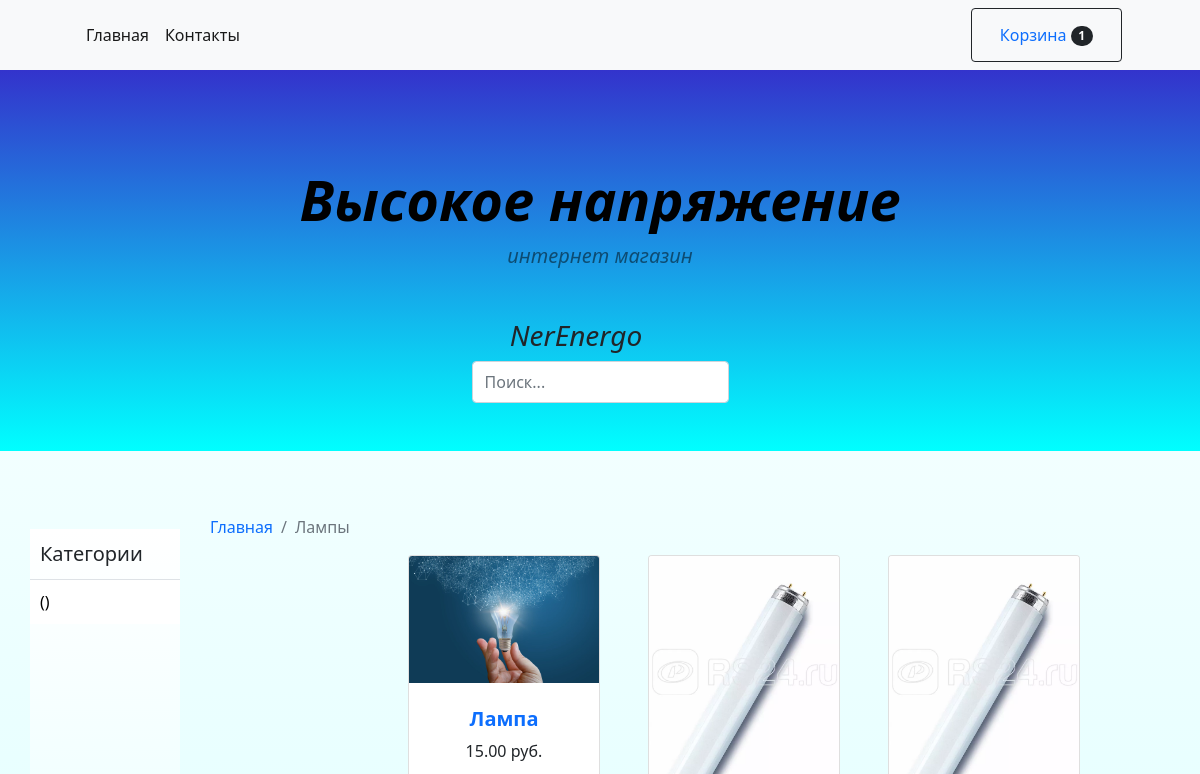
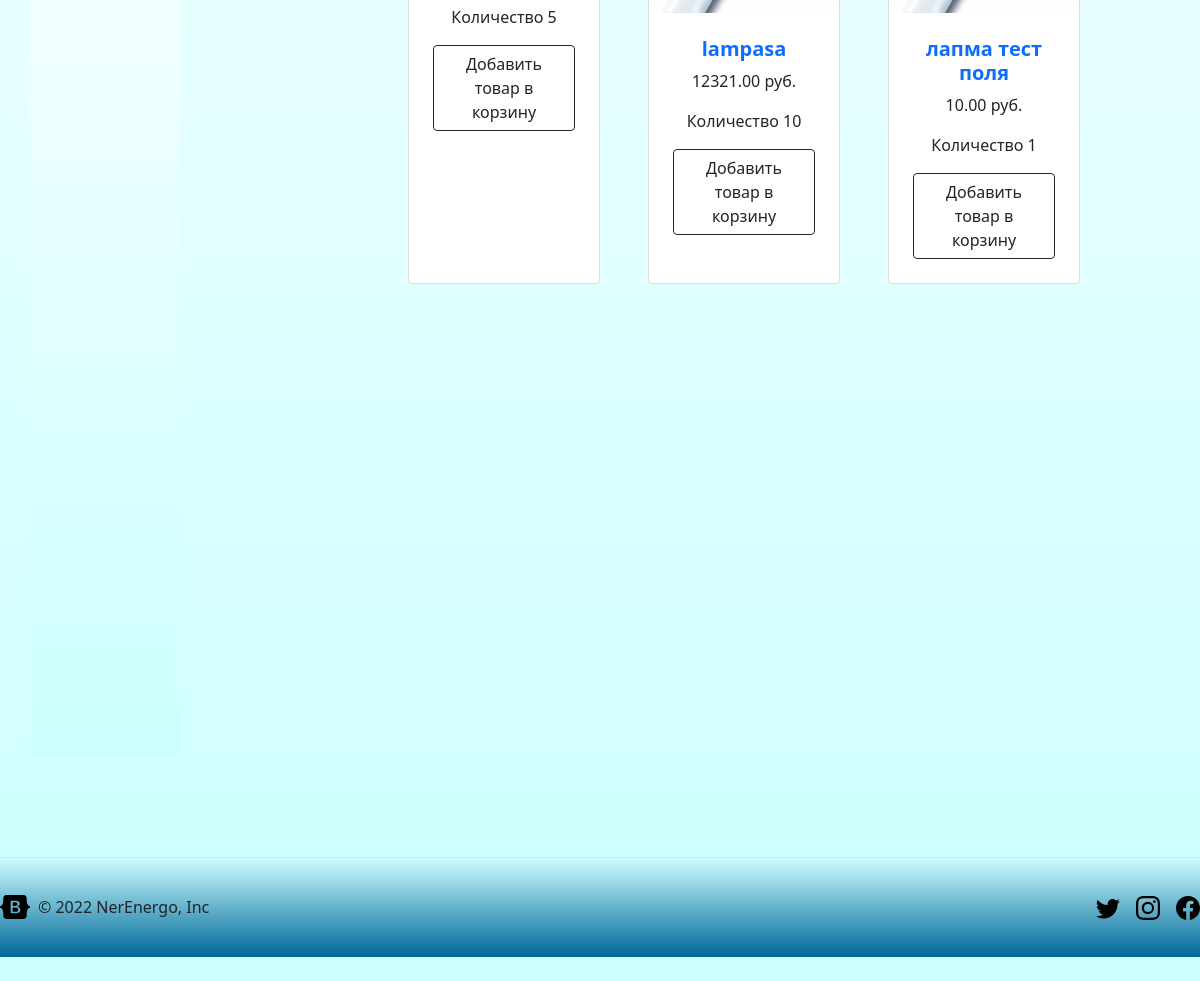
The page /category/Lamps/ on the database its author committed (2 pictures, top to bottom).
### mainapp/models.py (models this page shows, shortened)
class Cart(models.Model):
	owner = models.ForeignKey('Customer', null=True, verbose_name='Владелец', on_delete=models.CASCADE)
	product = models.ManyToManyField(CartProduct, blank=True, related_name='related_cart')
	total_product = models.PositiveIntegerField(default=0)
	final_price = models.DecimalField(max_digits=9, default=0, decimal_places=2, verbose_name='Общая Цена')
	in_order = models.BooleanField(default=False)
	for_anonymous_user = models.BooleanField(default=False)

class Category(MPTTModel):
	name = models.CharField(max_length=255, verbose_name="имя категории")
	slug = models.SlugField(unique=True)
	parent = TreeForeignKey('self', on_delete=models.CASCADE, null=True, blank=True, related_name='children')
	class MPTTMeta:
		order_insertion_by = ['name']

class Product(models.Model):
	category = models.ForeignKey(Category, verbose_name='Категория', on_delete=models.CASCADE)
	title = models.CharField(max_length=255, verbose_name="наименование")
	slug = models.SlugField(unique=True)
	image = models.ImageField(verbose_name='Изображение')
	description = models.TextField(verbose_name='описание', null=True)
	price = models.DecimalField(max_digits=9, decimal_places=2, verbose_name='Цена')
	count_view = models.PositiveIntegerField(default=0, verbose_name='Количество')
	def get_model_name(self):
		return self.__class__.__name__.lower()

class Lampa(Product):
	name = models.CharField(max_length=255, verbose_name='Наименование товара')
	seria = models.CharField(max_length=255, verbose_name='Серия')
	brand = models.CharField(max_length=255, verbose_name='Брэнд')
	articals = models.CharField(max_length=255, verbose_name='Артикул производителя')
	garant_time = models.CharField(max_length=255, verbose_name='Срок гарантии')
	created_cantry = models.CharField(max_length=255, verbose_name='Страна производитель')
	power = models.CharField(max_length=255, verbose_name='Мощность', blank=True)
	plinth = models.CharField(max_length=255, verbose_name='Цоколь')
	form_light = models.CharField(max_length=255, verbose_name='Форма Лампы', blank=True)
	def get_absolute_url(self):
		return get_product_url(self, 'product_detail')

class Product(models.Model):
	category = models.ForeignKey(Category, verbose_name='Категория', on_delete=models.CASCADE)
	title = models.CharField(max_length=255, verbose_name="наименование")
	slug = models.SlugField(unique=True)
	image = models.ImageField(verbose_name='Изображение')
	description = models.TextField(verbose_name='описание', null=True)
	price = models.DecimalField(max_digits=9, decimal_places=2, verbose_name='Цена')
	count_view = models.PositiveIntegerField(default=0, verbose_name='Количество')
	def get_model_name(self):
		return self.__class__.__name__.lower()

### mainapp/views.py (the view)
# urls.py: path('category/<str:slug>/', CategoryDetailView.as_view(), name='category_detail'),
class CategoryDetailView(CategoryDetailMixin, DetailView, CartMixin):
    model = Category
    queryset = Category.objects.all()
    context_object_name = 'category'
    template_name = 'category_detail.html'
    slug_url_kwarg = 'slug'
    def get_context_data(self, **kwargs):
        context = super().get_context_data(**kwargs)
        context['cart'] = self.cart
        return context

### mainapp/mixins.py (called while the page is built)
	def get_context_data(self, **kwargs):
		if isinstance(self.get_object(), Category):
			model = self.CATEGORY_SLUG2PRODUCT_MODEL[self.get_object().slug]
			context = super().get_context_data(**kwargs)
			context['categories'] = Category.objects.all()
			context['category_products'] = model.objects.all()
			return context
		context = super().get_context_data(**kwargs)
		context['categories'] = Category.objects.filter(slug = 'name')
		return context

	def dispatch(self, request, *args, **kwargs):
		if request.user.is_authenticated:
			customer = Customer.objects.filter(user=request.user).first()
			if not customer:
				customer = Customer.objects.create(user=request.user)
			cart = Cart.objects.filter(owner=customer).first()
			if not cart:
				cart = Cart.objects.create(owner=customer)
		else:
			cart = Cart.objects.filter(for_anonymous_user=True).first()
			if not cart:
				cart = Cart.objects.create(for_anonymous_user=True)
		self.cart = cart
		return super().dispatch(request, *args, **kwargs)

### mainapp/models.py (called while the page is built)
def get_product_url(obj, viewname):
    ct_model = obj.__class__._meta.model_name
    return reverse(viewname, kwargs={'ct_model': ct_model, 'slug': obj.slug})

### mainapp/templates/category_detail.html
{% extends 'base.html' %}
{% block content %}
<nav aria-label="breadcrumb" class="mt-3">
	<ol class="breadcrumb">
		<li class="breadcrumb-item"><a href="{% url 'base.html' %}">Главная</a></li>
		<li class="breadcrumb-item active">{{category.name }}</li>
	</ol>
</nav>
<div class="row gx-4 gx-lg-5 row-cols-2 row-cols-md-3 row-cols-xl-4 justify-content-center" id="content-sec">
	{% for product in category_products %}
	<div class="col mb-5">
		<div class="card h-100">
			<a href="{{ product.get_absolute_url }}"><img class="card-img-top" src="{{ product.image.url }}" alt="..." />
			<div class="card-body p-4">
				<div class="text-center">
					<h5 class="fw-bolder">
						<a href="{{ product.get_absolute_url }}">{{ product.title }}</a>
					</h5>
					<p>{{ product.price }} руб.</p>
                    <p>Количество {{ product.count_view }}</p>
					<a href="{% url 'add_to_cart' ct_model=product.get_model_name slug=product.slug %}"><button class="btn btn-outline-dark mt-auto">Добавить товар в корзину</button></a>
				</div>
			</div>
		</div>
	</div>
	{% endfor %}
</div>
{% endblock content %}

### mainapp/templates/base.html (shortened to what this page needs)
<!DOCTYPE html>
<html lang="en">
    <head>
        <link href="https://cdn.jsdelivr.net/npm/bootstrap@5.1.3/dist/css/bootstrap.min.css" rel="stylesheet">
    </head>
    <body>
        <nav class="navbar navbar-expand-lg navbar-light bg-light">
            <div class="container px-4 px-lg-5">
                <div class="collapse navbar-collapse">
                    <ul class="navbar-nav me-auto mb-2 mb-lg-0 ms-lg-6">
                        <li class="nav-item" ><a class="nav-link active" aria-current="page" href="{% url 'base.html' %}">Главная</a></li>
                        <li class="nav-item"><a class="nav-link active" aria-current="page" href="{% url 'contact' %}">Контакты</a></li>
                    </ul>
                    <form class="d-flex">
                        <button class="btn btn-outline-dark" type="submit">
                            <a class="nav-link" href="{% url 'cart' %}">Корзина<span class="badge bg-dark text-white ms-1 rounded-pill">{{cart.product.count}}</span></a>
                        </button>
                    </form>
                </div>
            </div>
        </nav>
        <header class=" py-5" id="header">
            <div class="container px-4 px-lg-5 my-5">
                <div class="text-center text-black" id="header_text">
                    <h1 class="display-4 fw-bolder">Высокое напряжение</h1>
                    <p class="lead fw-normal text-black-50 mb-0">интернет магазин</p>
                </div>
            </div>
            <div class="container d-flex flex-wrap justify-content-center" >
                <a href="{% url 'base.html' %}" class="d-flex mb-3 mb-lg-0 me-lg-5 text-dark text-decoration-none">
                    <span class="fs-4"><h3><em>NerEnergo</em></h3></span>
                </a>
            </div>
            <div class="container d-flex flex-wrap justify-content-center">
                <form class="col-12 col-lg-auto mb-3 mb-lg-0">
                    <input type="search" class="form-control" placeholder="Поиск..." aria-label="Search">
                </form>
            </div>
        </header>
        <section class="py-5" id="">
            <div class="nav-pan text-black" id="nav-pan" class="wrapper">
                <a href="/" class="d-flex align-items-center link-dark text-decoration-none border-bottom">
                    <span class="fs-5 fw-semibold align-items-center" id="nav-span">Категории</span>
                </a>
                {% load mptt_tags %}
                <ul class="menu">
                    {% recursetree categories %}
                    <li class="menu__list"><a href="/category/{{node.slug}}" {% if not node.is_child_node %} data-toggle="dropdown" aria-expanded="True" {% endif %}>{{ node.name }} ({{node.level}})</a>
                    </li>
                    {% endrecursetree %}
                </ul>
            </div>
            {% block content %}{% endblock content %}
        </section>
        <footer class="d-flex flex-wrap justify-content-between align-items-center py-3 my-4 border-top" id="footer-down">
            <div class="col-md-4 d-flex align-items-center">
                <a href="/" class="mb-3 me-2 mb-md-0 text-muted text-decoration-none lh-1">
                    <svg class="bi" width="30" height="24"><use xlink:href="#bootstrap"/></svg>
                </a>
                <span class="text-muted-black-center" >&copy; 2022 NerEnergo, Inc</span>
            </div>
            <ul class="nav col-md-4 justify-content-end list-unstyled d-flex">
                <li class="ms-3"><a class="text-muted" href="#"><svg class="bi" width="24" height="24"><use xlink:href="#twitter"/></svg></a></li>
                <li class="ms-3"><a class="text-muted" href="https://www.instagram.com/"><svg class="bi" width="24" height="24"><use xlink:href="#instagram"/></svg></a></li>
                <li class="ms-3"><a class="text-muted" href="#"><svg class="bi" width="24" height="24"><use xlink:href="#facebook"/></svg></a></li>
            </ul>
        </footer>
    </body>
</html>

### mainapp/templates/base.html (style rules this page uses)
body { height: 100%; }
body { display: flex; flex-direction: column; background: linear-gradient(to top, #ccffff 0%, #ffffff 100%); }
#content-sec { position: absolute; right: 0; float: left; width: 80%; }
a { text-decoration: none; }
.nav-pan { float: left; height: 1000px; width: 150px; margin: 30px; background: linear-gradient(to top, #ccffff 0%, #ffffff 100%); }
#nav-span { align-content: center; padding: 10px; }
ul { margin: 0; padding: 0; list-style: none; }
.menu a { background: #fff; padding: 10px; display: block; color: #000; border-bottom: 1px; transition: 0.2s all; }
.menu__list { position: relative; }
header { background: linear-gradient(to bottom, #3333cc 0%, #00ffff 100%); }
#header_text { font-style: italic; font-style: oblique; }
input { width: 250px; height: 42px; padding-left: 50px; border-radius: 42px; border: 2px solid #324b4e; background: #F9F0DA; outline: none; position: relative; transition: .3s linear; }
footer { flex: 0 0 auto; clear: left; margin-top: -120px; height: 100px; background: linear-gradient(to bottom, #ccffff 0%, #006699 100%); }

### rows shown on the page
Cart: product.count "1"
Category: name "Лампы"
Lampa: image (picture), title "Лампа", price "15.00", count_view "5"
Lampa: image (picture), title "lampasa", price "12321.00", count_view "10"
Lampa: image (picture), title "лапма тест поля", price "10.00", count_view "1"
